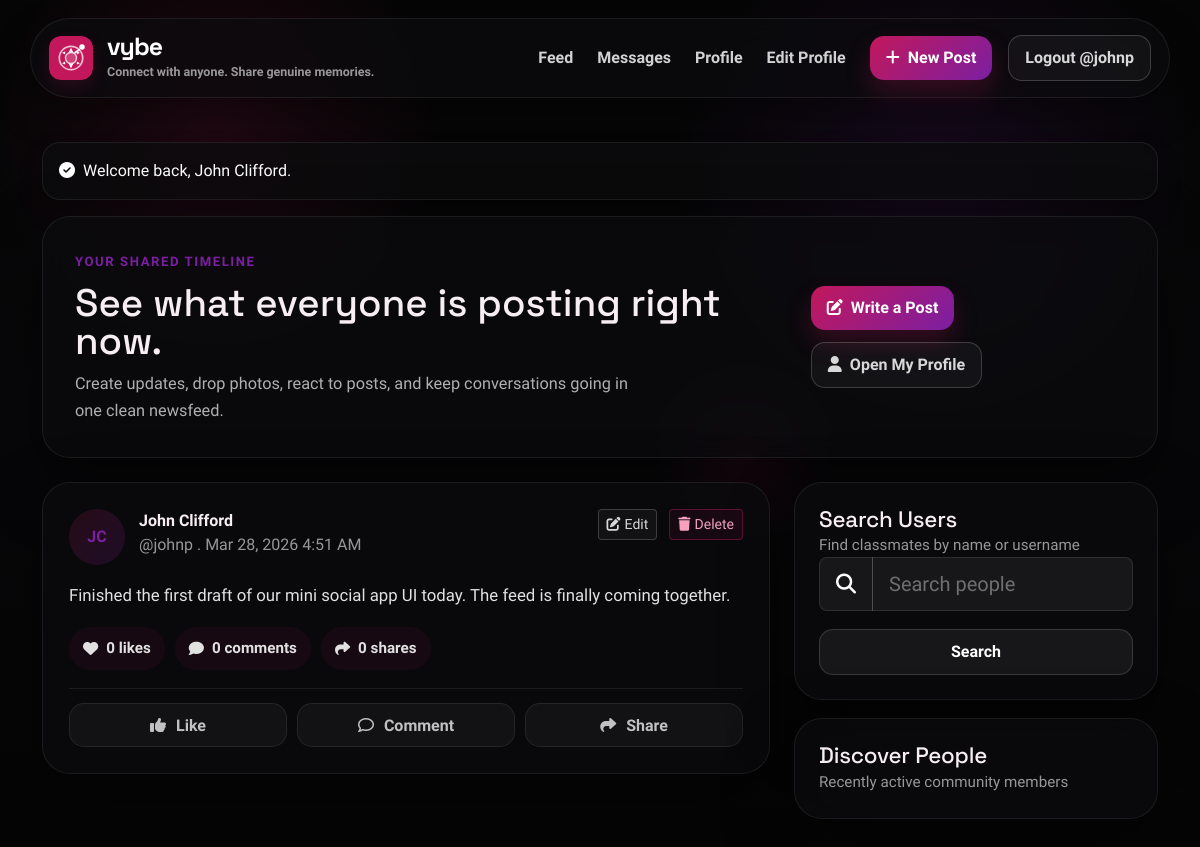
Screenshot of /index.php?controller=Feed&action=index (signed in) with the database file from the repository.
### tables this page shows
CREATE TABLE posts (
  id INT PRIMARY KEY AUTO_INCREMENT,
  user_id INT NOT NULL,
  shared_post_id INT DEFAULT NULL,
  content TEXT NOT NULL,
  image VARCHAR(255) DEFAULT NULL,
  created_at TIMESTAMP DEFAULT CURRENT_TIMESTAMP,
  FOREIGN KEY (user_id) REFERENCES users(id) ON DELETE CASCADE,
  FOREIGN KEY (shared_post_id) REFERENCES posts(id) ON DELETE CASCADE
);

CREATE TABLE users (
  id INT PRIMARY KEY AUTO_INCREMENT,
  username VARCHAR(50) UNIQUE NOT NULL,
  password VARCHAR(255) NOT NULL,
  email VARCHAR(190) DEFAULT NULL,
  google_id VARCHAR(191) DEFAULT NULL,
  auth_provider VARCHAR(24) NOT NULL DEFAULT 'local',
  full_name VARCHAR(100) NOT NULL,
  bio TEXT,
  profile_image VARCHAR(255) DEFAULT NULL,
  created_at TIMESTAMP DEFAULT CURRENT_TIMESTAMP,
  UNIQUE KEY unique_google_id (google_id)
);

### app/helpers.php (called while the page is built, shortened)
<?php
function app_base_url(): string
{
    static $baseUrl = null;
    if ($baseUrl !== null) {
        return $baseUrl;
    }
    $scriptDir = str_replace('\\', '/', dirname($_SERVER['SCRIPT_NAME'] ?? '/'));
    if ($scriptDir === '/' || $scriptDir === '.') {
        $scriptDir = '';
    }
    $baseUrl = rtrim($scriptDir, '/');
    return $baseUrl;
}
function app_url(string $path = ''): string
{
    $baseUrl = app_base_url();
    $path = ltrim($path, '/');
    return ($baseUrl === '' ? '' : $baseUrl) . '/' . $path;
}
function app_route(string $controller = 'Feed', string $action = 'index', array $params = []): string
{
    $query = ['controller' => $controller];
    if ($action !== '') {
        $query['action'] = $action;
    }
    $query = array_merge($query, $params);
    return app_url('index.php') . '?' . http_build_query($query);
}
function app_current_relative_url(): string
{
    $query = $_SERVER['QUERY_STRING'] ?? '';
    return 'index.php' . ($query !== '' ? '?' . $query : '');
}
function app_with_fragment(string $url, string $fragment): string
{
    $url = trim($url);
    $fragment = ltrim(trim($fragment), '#');
    $url = preg_replace('/#.*$/', '', $url) ?? $url;
    return $url . '#' . $fragment;
}
function app_render(string $view, array $data = []): void
{
    $viewFile = APP_ROOT . '/app/views/' . $view . '.php';
    extract($data, EXTR_SKIP);
    require APP_ROOT . '/app/views/layouts/header.php';
    require $viewFile;
    require APP_ROOT . '/app/views/layouts/footer.php';
}
function app_e(?string $value): string
{
    return htmlspecialchars((string) $value, ENT_QUOTES, 'UTF-8');
}
function app_initials(string $name): string
{
    $parts = preg_split('/\s+/', trim($name)) ?: [];
    $initials = '';
    foreach ($parts as $part) {
        $initials .= strtoupper(substr($part, 0, 1));
        if (strlen($initials) >= 2) {
            break;
        }
    }
    return $initials !== '' ? $initials : 'V';
}
function app_format_datetime(string $timestamp): string
{
    return date('M j, Y g:i A', strtotime($timestamp));
}

### app/controllers/FeedController.php (called while the page is built, shortened)
<?php
class FeedController
{
    private PostModel $postModel;
    private UserModel $userModel;
    private CommentModel $commentModel;
    public function __construct(PDO $db)
    {
        $this->postModel = new PostModel($db);
        $this->userModel = new UserModel($db);
        $this->commentModel = new CommentModel($db);
    }
    public function index(?int $id = null): void
    {
        $viewerId = (int) $_SESSION['user_id'];
        $search = trim($_GET['search'] ?? '');
        $posts = $this->attachComments($this->postModel->getFeed($viewerId));
        $searchResults = $search !== '' ? $this->userModel->search($search, null, 10) : [];
        $discoverUsers = $this->userModel->getRecentUsers($viewerId, 6);
        app_render('feed', [
            'title' => 'Newsfeed',
            'posts' => $posts,
            'search' => $search,
            'searchResults' => $searchResults,
            'discoverUsers' => $discoverUsers,
        ]);
    }
    private function attachComments(array $posts): array
    {
        $postIds = array_map(static fn(array $post): int => (int) $post['id'], $posts);
        $commentsByPost = $this->commentModel->getByPostIds($postIds, (int) $_SESSION['user_id']);
        return $posts;
    }
}

### public/index.php (called while the page is built, shortened)
<?php
require_once APP_ROOT . '/config/database.php';
require_once APP_ROOT . '/app/helpers.php';
require_once APP_ROOT . '/app/models/PostModel.php';
require_once APP_ROOT . '/app/models/CommentModel.php';
$db = new Database();
$conn = $db->getConnection();
$controller = $_GET['controller'] ?? (app_is_authenticated() ? 'Feed' : 'Auth');
$action = $_GET['action'] ?? ($controller === 'Auth' ? 'login' : 'index');
$id = isset($_GET['id']) ? (int) $_GET['id'] : null;
$controllerInstance = new $controllerClass($conn);
$controllerInstance->{$action}($id);

### app/models/PostModel.php (called while the page is built, shortened)
<?php
class PostModel
{
    private PDO $conn;
    private string $table = 'posts';
    public function __construct(PDO $db)
    {
        $this->conn = $db;
    }
    public function getFeed(?int $viewerId = null): array
    {
        $query = $this->baseSelect() . "
                  ORDER BY p.created_at DESC";
        $stmt = $this->conn->prepare($query);
        $stmt->execute([':viewer_id' => $viewerId ?? 0]);
        return $stmt->fetchAll();
    }
    private function baseSelect(): string
    {
        return "SELECT
                    p.*,
                    u.full_name,
                    u.username,
                    u.profile_image,
                    (SELECT COUNT(*) FROM likes l WHERE l.post_id = p.id) AS like_count,
                    (SELECT COUNT(*) FROM comments c WHERE c.post_id = p.id) AS comment_count,
                    (SELECT COUNT(*) FROM {$this->table} shared_posts WHERE shared_posts.shared_post_id = p.id) AS share_count,
                    EXISTS(
                        SELECT 1
                        FROM likes viewer_like
                        WHERE viewer_like.post_id = p.id
                          AND viewer_like.user_id = :viewer_id
                    ) AS is_liked,
                    shared_p.user_id AS shared_post_user_id,
                    shared_p.content AS shared_post_content,
                    shared_p.image AS shared_post_image,
                    shared_p.created_at AS shared_post_created_at,
                    shared_u.full_name AS shared_post_full_name,
                    shared_u.username AS shared_post_username,
                    shared_u.profile_image AS shared_post_profile_image
                  FROM {$this->table} p
                  INNER JOIN users u ON u.id = p.user_id
                  LEFT JOIN {$this->table} shared_p ON shared_p.id = p.shared_post_id
                  LEFT JOIN users shared_u ON shared_u.id = shared_p.user_id";
    }
}

### app/models/CommentModel.php (called while the page is built, shortened)
<?php
class CommentModel
{
    private PDO $conn;
    private string $table = 'comments';
    public function __construct(PDO $db)
    {
        $this->conn = $db;
    }
    public function getByPostIds(array $postIds, ?int $viewerId = null): array
    {
        $placeholders = implode(',', array_fill(0, count($postIds), '?'));
        $query = "SELECT
                    c.*,
                    u.full_name,
                    u.username,
                    u.profile_image,
                    (SELECT COUNT(*) FROM comment_reactions cr WHERE cr.comment_id = c.id) AS reaction_count,
                    EXISTS(
                        SELECT 1
                        FROM comment_reactions viewer_reaction
                        WHERE viewer_reaction.comment_id = c.id
                          AND viewer_reaction.user_id = ?
                    ) AS is_reacted
                  FROM {$this->table} c
                  INNER JOIN users u ON u.id = c.user_id
                  WHERE c.post_id IN ({$placeholders})
                  ORDER BY COALESCE(c.parent_id, c.id) ASC, c.parent_id IS NOT NULL ASC, c.created_at ASC, c.id ASC";
        $stmt = $this->conn->prepare($query);
        $stmt->execute(array_merge([(int) ($viewerId ?? 0)], array_values($postIds)));
        $rows = $stmt->fetchAll();
        $groupedComments = [];
        return $groupedComments;
    }
}

### app/views/partials/post_card.php (the view, shortened to what this page needs)
<?php
$commentFieldId = 'comment-input-' . (int) $post['id'];
$commentPanelId = 'comment-panel-' . (int) $post['id'];
$shareTargetId = !empty($post['shared_post_id']) ? (int) $post['shared_post_id'] : (int) $post['id'];
$postRedirectTo = app_with_fragment($redirectTo, 'post-' . (int) $post['id']);
?>
<article class="surface-card post-card" id="post-<?php echo (int) $post['id']; ?>" data-stay-id="post-<?php echo (int) $post['id']; ?>" data-comment-panel-id="<?php echo app_e($commentPanelId); ?>">
    <header class="post-head">
        <a class="post-author" href="<?php echo app_route('Profile', 'view', ['id' => (int) $post['user_id']]); ?>">
            <div class="avatar avatar-md">
                <?php if (!empty($post['profile_image'])): ?>
                    <img class="avatar-image" src="<?php echo app_upload_url($post['profile_image']); ?>" alt="<?php echo app_e($post['full_name']); ?>">
                <?php else: ?>
                    <span class="avatar-fallback"><?php echo app_e(app_initials($post['full_name'])); ?></span>
                <?php endif; ?>
            </div>
            <div>
                <strong><?php echo app_e($post['full_name']); ?></strong>
                <div class="small-muted">
                    @<?php echo app_e($post['username']); ?> . <?php echo app_e(app_format_datetime($post['created_at'])); ?>
                </div>
            </div>
        </a>
        <?php if ((int) $post['user_id'] === (int) $_SESSION['user_id']): ?>
            <div class="post-owner-actions">
                <a class="btn btn-sm btn-outline-dark" href="<?php echo app_route('Post', 'edit', ['id' => (int) $post['id'], 'redirect_to' => $postRedirectTo]); ?>">
                    <i class="fa-solid fa-pen-to-square me-1"></i>Edit
                </a>
                <form
                    method="POST"
                    action="<?php echo app_route('Post', 'delete', ['id' => (int) $post['id']]); ?>"
                    data-confirm-modal
                    data-confirm-title="Delete Post"
                    data-confirm-message="This post will be permanently removed from your profile and the feed."
                    data-confirm-button="Delete Post"
                    data-confirm-variant="danger"
                >
                    <button type="submit" class="btn btn-sm btn-outline-danger">
                        <i class="fa-solid fa-trash me-1"></i>Delete
                    </button>
                </form>
            </div>
        <?php endif; ?>
    </header>
    <div class="post-body">
        <?php if (trim((string) $post['content']) !== ''): ?>
            <p class="post-copy"><?php echo nl2br(app_e($post['content'])); ?></p>
        <?php endif; ?>
    </div>
    <div class="post-stats">
        <span class="stat-pill"><i class="fa-solid fa-heart"></i><?php echo (int) $post['like_count']; ?> likes</span>
        <span class="stat-pill"><i class="fa-solid fa-comment"></i><?php echo (int) $post['comment_count']; ?> comments</span>
        <?php if (empty($post['shared_post_id'])): ?>
            <span class="stat-pill"><i class="fa-solid fa-share"></i><?php echo (int) ($post['share_count'] ?? 0); ?> shares</span>
        <?php endif; ?>
    </div>
    <div class="post-actions">
        <form method="POST" action="<?php echo app_route('Like', 'toggle', ['id' => (int) $post['id']]); ?>" data-feed-async>
            <button type="submit" class="post-action-btn <?php echo (int) $post['is_liked'] === 1 ? 'is-active' : ''; ?>">
                <i class="fa-solid fa-thumbs-up"></i>
                <span><?php echo (int) $post['is_liked'] === 1 ? 'Liked' : 'Like'; ?></span>
            </button>
        </form>
        <button type="button" class="post-action-btn" data-comment-target="<?php echo app_e($commentFieldId); ?>" data-comment-panel="<?php echo app_e($commentPanelId); ?>" data-comment-anchor>
            <i class="fa-regular fa-comment"></i>
            <span>Comment</span>
        </button>
        <a class="post-action-btn" href="<?php echo app_route('Post', 'share', ['id' => $shareTargetId, 'redirect_to' => $postRedirectTo]); ?>">
            <i class="fa-solid fa-share"></i>
            <span>Share</span>
        </a>
    </div>
</article>

### app/views/feed.php (shortened to what this page needs)
<?php $redirectTo = app_current_relative_url(); ?>
<section class="hero-card surface-card">
    <div>
        <span class="eyebrow">Your shared timeline</span>
        <h1>See what everyone is posting right now.</h1>
        <p class="hero-copy">Create updates, drop photos, react to posts, and keep conversations going in one clean newsfeed.</p>
    </div>
    <div class="hero-actions">
        <a class="btn btn-accent" href="<?php echo app_route('Post', 'create'); ?>">
            <i class="fa-solid fa-pen-to-square me-2"></i>Write a Post
        </a>
        <a class="btn btn-outline-dark" href="<?php echo app_route('Profile', 'view', ['id' => (int) $_SESSION['user_id']]); ?>">
            <i class="fa-solid fa-user me-2"></i>Open My Profile
        </a>
    </div>
</section>
<div class="page-grid">
    <section class="content-stack">
        <?php if ($posts === []): ?>
            <div class="surface-card empty-state">
                <i class="fa-regular fa-message"></i>
                <h2>No posts yet</h2>
                <p>Start the conversation by sharing your first update with the class.</p>
                <a class="btn btn-accent" href="<?php echo app_route('Post', 'create'); ?>">Create the first post</a>
            </div>
        <?php else: ?>
            <?php foreach ($posts as $post): ?>
                <?php include APP_ROOT . '/app/views/partials/post_card.php'; ?>
            <?php endforeach; ?>
        <?php endif; ?>
    </section>
    <aside class="sidebar-stack">
        <section class="surface-card search-card">
            <div class="section-heading">
                <h2>Search Users</h2>
                <span>Find classmates by name or username</span>
            </div>
            <form method="GET" class="stack-form">
                <div class="input-group input-group-lg">
                    <span class="input-group-text"><i class="fa-solid fa-magnifying-glass"></i></span>
                    <input type="text" name="search" class="form-control" value="<?php echo app_e($search); ?>" placeholder="Search people">
                </div>
                <button type="submit" class="btn btn-dark w-100">Search</button>
            </form>
        </section>
        <section class="surface-card people-card">
            <div class="section-heading">
                <h2>Discover People</h2>
                <span>Recently active community members</span>
            </div>
        </section>
    </aside>
</div>

### rows the page displays
posts: user.full_name "JC", user.full_name "John Clifford", user.username "johnp", created_at "Mar 28, 2026 4:51 AM", content "Finished the first draft of our mini social app UI today. The feed is finally coming together.", like_count "0", comment_count "0", share_count "0"

### other values shown
app_e($_SESSION['username']) "johnp"
app_e($successFlash) "Welcome back, John Clifford."
